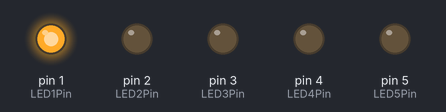
This sketch was run on a simulated Arduino Uno, built with avr-gcc and run on an emulated ATmega328P. On the bench: output pins drawn as LEDs (lit = HIGH).

Above: at 0.2 s.
At 1.2 s:
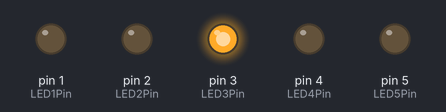
At 1.7 s:
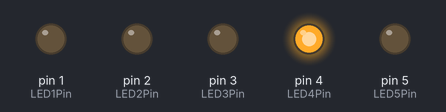
At 2.2 s:
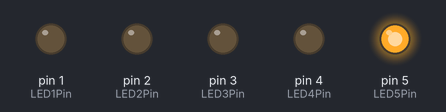
At 4.7 s:
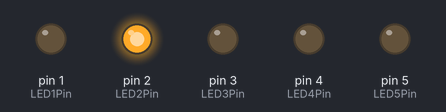
Timing chart, 0 to 5.2 s (numbered marks = the images above):
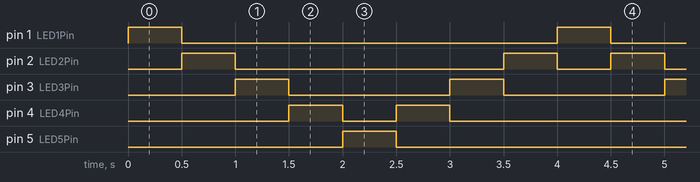

The sketch:

Stoppy.ino
```cpp
int LED1Pin = 1;
int LED2Pin = 2;
int LED3Pin = 3;
int LED4Pin = 4;
int LED5Pin = 5;

void setup() {
pinMode(LED1Pin, OUTPUT);
pinMode(LED2Pin, OUTPUT);
pinMode(LED3Pin, OUTPUT);
pinMode(LED4Pin, OUTPUT);
pinMode(LED5Pin, OUTPUT);
}

void loop() {
for (int scan = 1; scan <9; scan++){
  digitalWrite (LED1Pin, LOW);
  digitalWrite (LED2Pin, LOW);
  digitalWrite (LED3Pin, LOW);
  digitalWrite (LED4Pin, LOW);
  digitalWrite (LED5Pin, LOW);
  if (scan ==1) digitalWrite(LED1Pin, HIGH);
  if (scan ==2) digitalWrite(LED2Pin, HIGH);
  if (scan ==3) digitalWrite(LED3Pin, HIGH);
  if (scan ==4) digitalWrite(LED4Pin, HIGH);
  if (scan ==5) digitalWrite(LED5Pin, HIGH);
  if (scan ==6) digitalWrite(LED4Pin, HIGH);
  if (scan ==7) digitalWrite(LED3Pin, HIGH);
  if (scan ==8) digitalWrite(LED2Pin, HIGH);
  delay(500);
}

}
```

Measured:
- by itself, pin 1 (LED1Pin), pin 5 (LED5Pin): alternates HIGH for 0.50 s and LOW for 3.5 s
- by itself, pin 2 (LED2Pin): repeats every 4.0 s: LOW 2.5 s, HIGH 0.50 s, LOW 0.50 s, HIGH 0.50 s
- by itself, pin 3 (LED3Pin): alternates HIGH for 0.50 s and LOW for 1.5 s
- by itself, pin 4 (LED4Pin): repeats every 4.0 s: LOW 0.50 s, HIGH 0.50 s, LOW 2.5 s, HIGH 0.50 s
